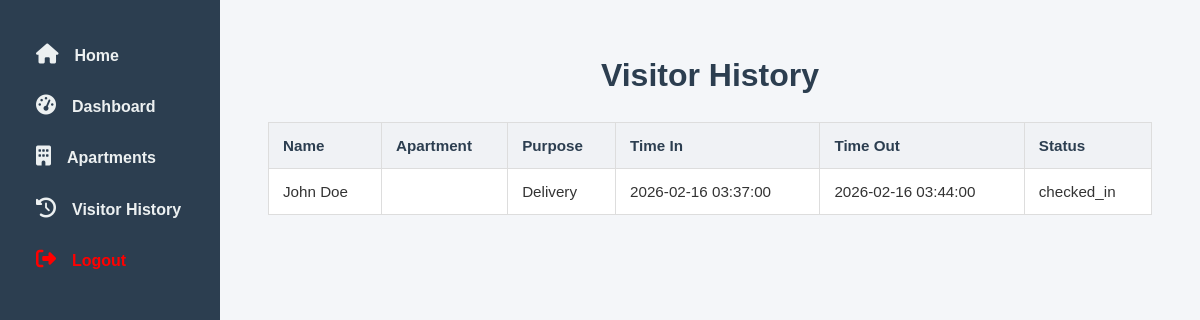
/Draft-Files/FullStackDraftV2/admin/visitor_history.php (signed in), run on the app's committed database.
### tables this page shows
CREATE TABLE IF NOT EXISTS `visitors` (
  `id` int(11) NOT NULL,
  `visitor_name` varchar(255) NOT NULL,
  `contact` varchar(100) DEFAULT NULL,
  `purpose` text DEFAULT NULL,
  `apartment_id` int(11) NOT NULL,
  `status` enum('checked_in','checked_out') DEFAULT 'checked_in',
  `visit_time` timestamp NOT NULL DEFAULT current_timestamp(),
  `checkout_time` timestamp NULL DEFAULT NULL
);

### Draft-Files/FullStackDraftV2/admin/visitor_history.php (the view, shortened to what this page needs)
<?php
require_once '../includes/db.php';
require_once 'admin_includes/admin_header.php';
?>
<!DOCTYPE html>
<html>
<head>
</head>
<body>
<div class="container">
    <h1>Visitor History</h1>
    <table border="1" cellpadding="5">
    <tr>
        <th>Name</th>
        <th>Apartment</th>
        <th>Purpose</th>
        <th>Time In</th>
        <th>Time Out</th>
        <th>Status</th>
    </tr>
    <?php
    $result = $conn->query(
        "SELECT * FROM visitors ORDER BY visit_time DESC"
    );
    while ($row = $result->fetch_assoc()):
    ?>
    <tr>
        <td><?php echo htmlspecialchars($row['visitor_name']); ?></td>
        <td><?php echo $row['apartment_number']; ?></td>
        <td><?php echo htmlspecialchars($row['purpose']); ?></td>
        <td><?php echo $row['visit_time']; ?></td>
        <td><?php echo $row['checkout_time']; ?></td>
        <td><?php echo $row['status']; ?></td>
    </tr>
    <?php endwhile; ?>
    </table>
</div>
</body>
</html>

### FullStackDraftV2/assets/style.css (style rules this page uses)
* { box-sizing: border-box; margin: 0; padding: 0; }
body { font-family: Arial, Helvetica, sans-serif; background-color: #f4f6f9; color: #333; line-height: 1.7; }
h1, h2 { margin-bottom: 1.25rem; color: #2c3e50; }
h1 { font-size: 2rem; }
.container { padding: 3rem; display: flex; flex-direction: column; align-items: center; }
table { width: 100%; border-collapse: collapse; background: #fff; margin-bottom: 1.75rem; min-width: 40rem; }
table th, table td { padding: 0.875rem; border: 1px solid #ddd; text-align: left; font-size: 0.95rem; }
table th { background-color: #f0f2f5; color: #2c3e50; }
@media (min-width: 992px) { body { padding-left: 220px; } }

### data on the page
visitors: visitor_name "John Doe", purpose "Delivery", visit_time "2026-02-16 03:37:00", checkout_time "2026-02-16 03:44:00", status "checked_in"
